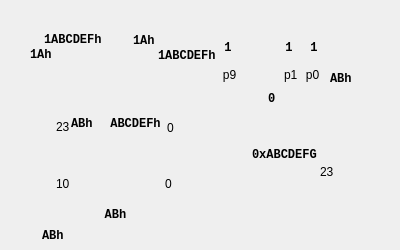
<?xml version="1.0" encoding="UTF-8"?>
<ui version="4.0">
 <class>CMiliTwoStateSelect</class>
 <widget class="QWidget" name="CMiliTwoStateSelect">
  <property name="geometry">
   <rect>
    <x>0</x>
    <y>0</y>
    <width>400</width>
    <height>250</height>
   </rect>
  </property>
  <property name="sizePolicy">
   <sizepolicy hsizetype="Fixed" vsizetype="Fixed">
    <horstretch>0</horstretch>
    <verstretch>0</verstretch>
   </sizepolicy>
  </property>
  <property name="minimumSize">
   <size>
    <width>400</width>
    <height>0</height>
   </size>
  </property>
  <property name="maximumSize">
   <size>
    <width>400</width>
    <height>250</height>
   </size>
  </property>
  <property name="windowTitle">
   <string notr="true">Form</string>
  </property>
  <widget class="QWidget" name="widget" native="true">
   <property name="geometry">
    <rect>
     <x>0</x>
     <y>0</y>
     <width>400</width>
     <height>250</height>
    </rect>
   </property>
   <property name="minimumSize">
    <size>
     <width>0</width>
     <height>0</height>
    </size>
   </property>
   <property name="maximumSize">
    <size>
     <width>400</width>
     <height>250</height>
    </size>
   </property>
   <property name="styleSheet">
    <string notr="true">border-image: url(:/common/mili1.png);
</string>
   </property>
   <widget class="QLabel" name="mRgMsbNoHint">
    <property name="geometry">
     <rect>
      <x>56</x>
      <y>179</y>
      <width>30</width>
      <height>10</height>
     </rect>
    </property>
    <property name="styleSheet">
     <string notr="true">border-image:none;</string>
    </property>
    <property name="text">
     <string notr="true">10</string>
    </property>
   </widget>
   <widget class="QLabel" name="mLabelHint_1">
    <property name="geometry">
     <rect>
      <x>165</x>
      <y>179</y>
      <width>46</width>
      <height>10</height>
     </rect>
    </property>
    <property name="styleSheet">
     <string notr="true">border-image:none;</string>
    </property>
    <property name="text">
     <string notr="true">0</string>
    </property>
   </widget>
   <widget class="QLabel" name="mLabelHint_2">
    <property name="geometry">
     <rect>
      <x>167</x>
      <y>118</y>
      <width>41</width>
      <height>20</height>
     </rect>
    </property>
    <property name="styleSheet">
     <string notr="true">border-image:none;</string>
    </property>
    <property name="text">
     <string notr="true">0</string>
    </property>
   </widget>
   <widget class="QLabel" name="mMs2MsbHint">
    <property name="geometry">
     <rect>
      <x>56</x>
      <y>122</y>
      <width>46</width>
      <height>10</height>
     </rect>
    </property>
    <property name="styleSheet">
     <string notr="true">border-image:none;</string>
    </property>
    <property name="text">
     <string notr="true">23</string>
    </property>
   </widget>
   <widget class="QLabel" name="mLabelHint_4">
    <property name="geometry">
     <rect>
      <x>302</x>
      <y>65</y>
      <width>21</width>
      <height>20</height>
     </rect>
    </property>
    <property name="styleSheet">
     <string notr="true">border-image:none;</string>
    </property>
    <property name="text">
     <string notr="true">p0</string>
    </property>
    <property name="alignment">
     <set>Qt::AlignCenter</set>
    </property>
   </widget>
   <widget class="QLabel" name="mLabelHint_5">
    <property name="geometry">
     <rect>
      <x>284</x>
      <y>65</y>
      <width>21</width>
      <height>20</height>
     </rect>
    </property>
    <property name="styleSheet">
     <string notr="true">border-image:none;</string>
    </property>
    <property name="text">
     <string notr="true">p1</string>
    </property>
   </widget>
   <widget class="QLabel" name="mMs1MsbHint">
    <property name="geometry">
     <rect>
      <x>214</x>
      <y>65</y>
      <width>31</width>
      <height>20</height>
     </rect>
    </property>
    <property name="styleSheet">
     <string notr="true">border-image:none;</string>
    </property>
    <property name="text">
     <string notr="true">p9</string>
    </property>
    <property name="alignment">
     <set>Qt::AlignCenter</set>
    </property>
   </widget>
   <widget class="QLabel" name="mYDimHint">
    <property name="geometry">
     <rect>
      <x>320</x>
      <y>167</y>
      <width>46</width>
      <height>10</height>
     </rect>
    </property>
    <property name="styleSheet">
     <string notr="true">border-image:none;</string>
    </property>
    <property name="text">
     <string notr="true">23</string>
    </property>
   </widget>
   <widget class="QLabel" name="mRgVal">
    <property name="geometry">
     <rect>
      <x>70</x>
      <y>205</y>
      <width>91</width>
      <height>20</height>
     </rect>
    </property>
    <property name="font">
     <font>
      <family>Courier New</family>
      <pointsize>9</pointsize>
      <weight>75</weight>
      <bold>true</bold>
     </font>
    </property>
    <property name="styleSheet">
     <string notr="true">border-image:none;</string>
    </property>
    <property name="text">
     <string notr="true">ABh</string>
    </property>
    <property name="alignment">
     <set>Qt::AlignCenter</set>
    </property>
   </widget>
   <widget class="QLabel" name="mYVal">
    <property name="geometry">
     <rect>
      <x>252</x>
      <y>145</y>
      <width>101</width>
      <height>20</height>
     </rect>
    </property>
    <property name="font">
     <font>
      <family>Courier New</family>
      <pointsize>9</pointsize>
      <weight>75</weight>
      <bold>true</bold>
     </font>
    </property>
    <property name="styleSheet">
     <string notr="true">border-image:none;</string>
    </property>
    <property name="text">
     <string notr="true">0xABCDEFG</string>
    </property>
   </widget>
   <widget class="QLabel" name="mMs1Val">
    <property name="geometry">
     <rect>
      <x>268</x>
      <y>89</y>
      <width>30</width>
      <height>20</height>
     </rect>
    </property>
    <property name="font">
     <font>
      <family>Courier New</family>
      <pointsize>9</pointsize>
      <weight>75</weight>
      <bold>true</bold>
     </font>
    </property>
    <property name="styleSheet">
     <string notr="true">border-image:none;</string>
    </property>
    <property name="text">
     <string notr="true">0</string>
    </property>
   </widget>
   <widget class="QLabel" name="mMs2SVal">
    <property name="geometry">
     <rect>
      <x>71</x>
      <y>114</y>
      <width>40</width>
      <height>20</height>
     </rect>
    </property>
    <property name="font">
     <font>
      <family>Courier New</family>
      <pointsize>9</pointsize>
      <weight>75</weight>
      <bold>true</bold>
     </font>
    </property>
    <property name="styleSheet">
     <string notr="true">border-image:none;</string>
    </property>
    <property name="text">
     <string notr="true">ABh</string>
    </property>
   </widget>
   <widget class="QLabel" name="mMs2YVal">
    <property name="geometry">
     <rect>
      <x>105</x>
      <y>114</y>
      <width>61</width>
      <height>20</height>
     </rect>
    </property>
    <property name="font">
     <font>
      <family>Courier New</family>
      <pointsize>9</pointsize>
      <weight>75</weight>
      <bold>true</bold>
     </font>
    </property>
    <property name="styleSheet">
     <string notr="true">border-image:none;</string>
    </property>
    <property name="text">
     <string notr="true">ABCDEFh</string>
    </property>
    <property name="alignment">
     <set>Qt::AlignCenter</set>
    </property>
   </widget>
   <widget class="QLabel" name="mMS1P0Val">
    <property name="geometry">
     <rect>
      <x>299</x>
      <y>40</y>
      <width>30</width>
      <height>16</height>
     </rect>
    </property>
    <property name="font">
     <font>
      <family>Courier New</family>
      <pointsize>9</pointsize>
      <weight>75</weight>
      <bold>true</bold>
     </font>
    </property>
    <property name="styleSheet">
     <string notr="true">border-image:none;</string>
    </property>
    <property name="text">
     <string notr="true">1</string>
    </property>
    <property name="alignment">
     <set>Qt::AlignCenter</set>
    </property>
   </widget>
   <widget class="QLabel" name="mMS1P1Val">
    <property name="geometry">
     <rect>
      <x>274</x>
      <y>40</y>
      <width>30</width>
      <height>16</height>
     </rect>
    </property>
    <property name="font">
     <font>
      <family>Courier New</family>
      <pointsize>9</pointsize>
      <weight>75</weight>
      <bold>true</bold>
     </font>
    </property>
    <property name="styleSheet">
     <string notr="true">border-image:none;</string>
    </property>
    <property name="text">
     <string notr="true">1</string>
    </property>
    <property name="alignment">
     <set>Qt::AlignCenter</set>
    </property>
   </widget>
   <widget class="QLabel" name="mMS1PnVal">
    <property name="geometry">
     <rect>
      <x>213</x>
      <y>40</y>
      <width>30</width>
      <height>16</height>
     </rect>
    </property>
    <property name="font">
     <font>
      <family>Courier New</family>
      <pointsize>9</pointsize>
      <weight>75</weight>
      <bold>true</bold>
     </font>
    </property>
    <property name="styleSheet">
     <string notr="true">border-image:none;</string>
    </property>
    <property name="text">
     <string notr="true">1</string>
    </property>
    <property name="alignment">
     <set>Qt::AlignCenter</set>
    </property>
   </widget>
   <widget class="QLabel" name="mMS2S1Val">
    <property name="geometry">
     <rect>
      <x>133</x>
      <y>33</y>
      <width>40</width>
      <height>16</height>
     </rect>
    </property>
    <property name="font">
     <font>
      <family>Courier New</family>
      <pointsize>9</pointsize>
      <weight>75</weight>
      <bold>true</bold>
     </font>
    </property>
    <property name="styleSheet">
     <string notr="true">border-image:none;</string>
    </property>
    <property name="text">
     <string notr="true">1Ah</string>
    </property>
   </widget>
   <widget class="QLabel" name="mMS2S0Val">
    <property name="geometry">
     <rect>
      <x>30</x>
      <y>47</y>
      <width>40</width>
      <height>16</height>
     </rect>
    </property>
    <property name="font">
     <font>
      <family>Courier New</family>
      <pointsize>9</pointsize>
      <weight>75</weight>
      <bold>true</bold>
     </font>
    </property>
    <property name="styleSheet">
     <string notr="true">border-image:none;</string>
    </property>
    <property name="text">
     <string notr="true">1Ah</string>
    </property>
   </widget>
   <widget class="QLabel" name="mMS2Y1Val">
    <property name="geometry">
     <rect>
      <x>158</x>
      <y>48</y>
      <width>71</width>
      <height>16</height>
     </rect>
    </property>
    <property name="font">
     <font>
      <family>Courier New</family>
      <pointsize>9</pointsize>
      <weight>75</weight>
      <bold>true</bold>
     </font>
    </property>
    <property name="styleSheet">
     <string notr="true">border-image:none;</string>
    </property>
    <property name="text">
     <string notr="true">1ABCDEFh</string>
    </property>
   </widget>
   <widget class="QLabel" name="mMS2Y0Val">
    <property name="geometry">
     <rect>
      <x>44</x>
      <y>32</y>
      <width>71</width>
      <height>16</height>
     </rect>
    </property>
    <property name="font">
     <font>
      <family>Courier New</family>
      <pointsize>9</pointsize>
      <weight>75</weight>
      <bold>true</bold>
     </font>
    </property>
    <property name="styleSheet">
     <string notr="true">border-image:none;</string>
    </property>
    <property name="text">
     <string notr="true">1ABCDEFh</string>
    </property>
   </widget>
   <widget class="QLabel" name="mSVal">
    <property name="geometry">
     <rect>
      <x>42</x>
      <y>226</y>
      <width>51</width>
      <height>20</height>
     </rect>
    </property>
    <property name="font">
     <font>
      <family>Courier New</family>
      <pointsize>9</pointsize>
      <weight>75</weight>
      <bold>true</bold>
     </font>
    </property>
    <property name="styleSheet">
     <string notr="true">border-image:none;</string>
    </property>
    <property name="text">
     <string notr="true">ABh</string>
    </property>
   </widget>
   <widget class="QLabel" name="mMs1SelVal">
    <property name="geometry">
     <rect>
      <x>330</x>
      <y>69</y>
      <width>51</width>
      <height>20</height>
     </rect>
    </property>
    <property name="font">
     <font>
      <family>Courier New</family>
      <pointsize>9</pointsize>
      <weight>75</weight>
      <bold>true</bold>
     </font>
    </property>
    <property name="styleSheet">
     <string notr="true">border-image:none;</string>
    </property>
    <property name="text">
     <string notr="true">ABh</string>
    </property>
   </widget>
  </widget>
 </widget>
 <resources/>
 <connections/>
</ui>
